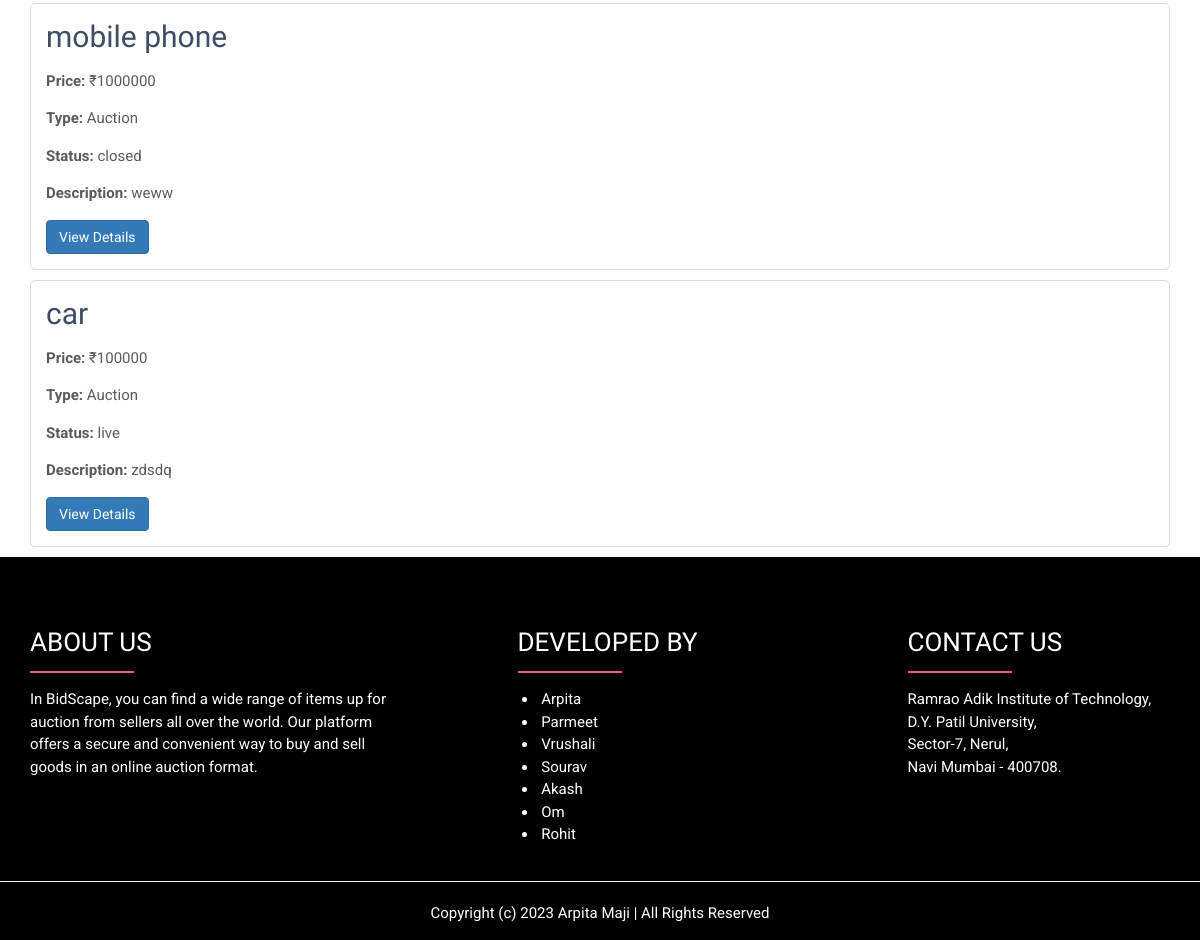
Page /all_product/ (lower part) on the earlier database version.
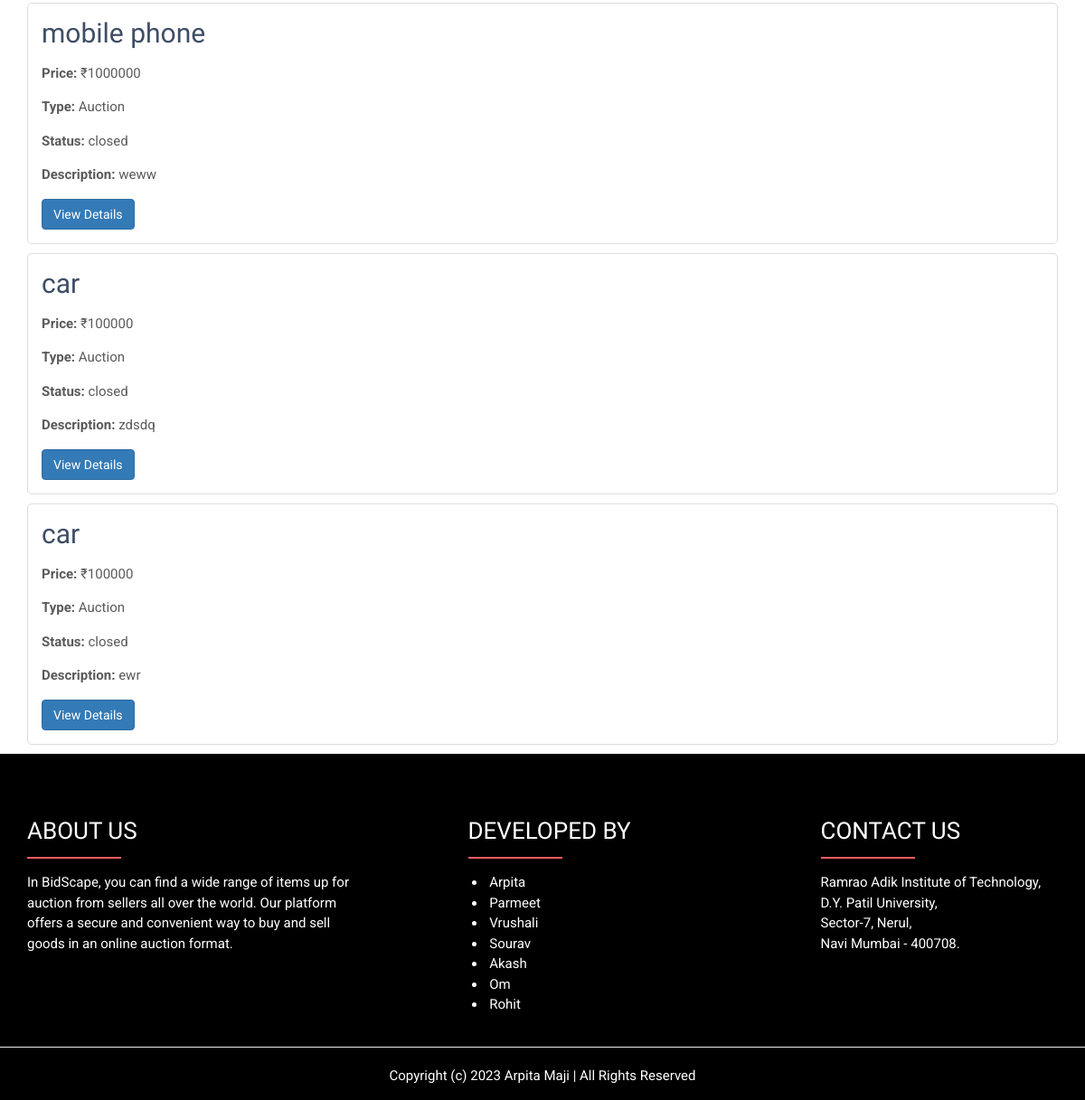
Same page on the later database version.
### bid_app/models.py (models this page shows, shortened)
class Product(models.Model):
    status  = models.CharField(max_length=100,null=True, default='live')
    bid_type  = models.CharField(max_length=100,null=True)
    payment_status  = models.CharField(max_length=100,null=True,default='pending')
    winner  = models.ForeignKey(User, on_delete=models.CASCADE, null=True, blank=True, related_name='winner')
    user  = models.ForeignKey(User, on_delete=models.CASCADE, null=True, blank=True, related_name='seller')
    name = models.CharField(max_length=100,null=True)
    min_price = models.IntegerField(null=True)
    final_price = models.IntegerField(null=True)
    interval_price = models.IntegerField(null=True)
    images = models.FileField(null=True)
    session = models.DateTimeField(null=True, blank=True)
    endsession = models.DateTimeField(null=True, blank=True, auto_now_add=True)
    category = models.ForeignKey(Sub_Category,on_delete=models.CASCADE,null=True)
    parameter = models.TextField(null=True, default="{}")
    description = models.TextField(null=True, blank=True)
    comment = models.TextField(null=True, blank=True)
    created = models.DateField(auto_now_add=True, null=True, blank=True)

### bid_app/views.py (the view, shortened to what this page needs)
# urls.py: path('all_product/', all_product, name='all_product'),
def all_product(request):
    product = Product.objects.filter().exclude(status="pending")
    return render(request, 'HotProducts.html', {'product':product})

### bid_app/templates/HotProducts.html (shortened to what this page needs)
{% extends 'index.html' %}
{% load static %}
{% block body %}
  <div class="container">
    <div class="row">
          <div class="full">
            <div class="col-lg-12 col-md-12 col-sm-12 col-xs-12 contant_form">
              <div class="form_section">
                {% for p in product %}
                <div class="product-item" style="border: 1px solid #ddd; padding: 15px; margin: 10px 0; border-radius: 5px;">
                  <h4>{{ p.name }}</h4>
                  <p><strong>Price:</strong> ₹{{ p.min_price }}</p>
                  <p><strong>Type:</strong> {{ p.bid_type }}</p>
                  <p><strong>Status:</strong> {{ p.status }}</p>
                  <p><strong>Description:</strong> {{ p.description|truncatewords:20 }}</p>
                  <a href="{% url 'product_detail' p.id %}" class="btn btn-primary">View Details</a>
                </div>
                {% empty %}
                <p>No products available at the moment.</p>
                {% endfor %}
              </div>
            </div>
      </div>
    </div>
  </div>
{% endblock %}

Differences in the rows shown:
changed Product "zdsdq": status "live" → "closed"
added Product: name "car", min_price "100000", bid_type "Auction", status "closed", description "ewr"
